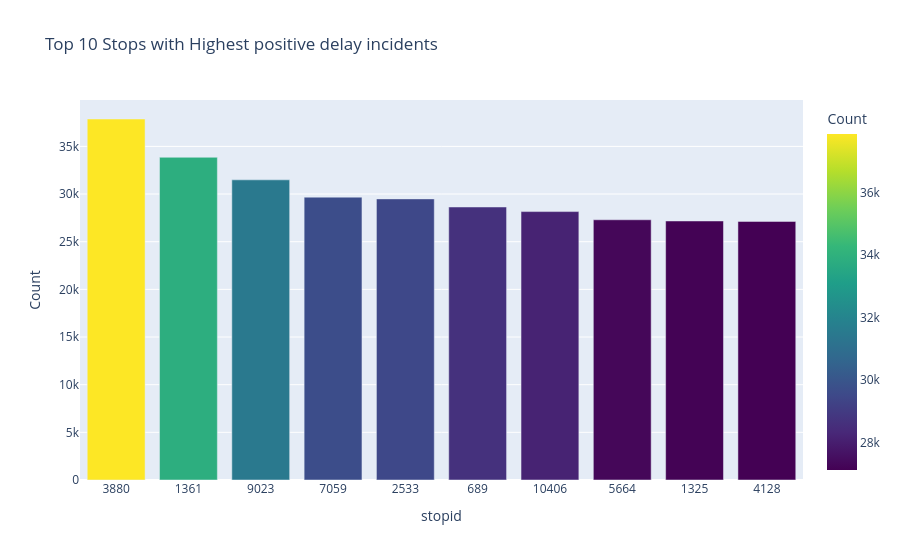

Source (notebook cell):
### Markdown cell above
### Top 10 stop id with highest delay

### Code cell
# get top stopid with highest positive delay incidents
stopid_counts = df_dropped[df_dropped['delay_seconds'] > 0].groupby('stopid').size().reset_index(name='Count')
stopid_counts = stopid_counts.sort_values('Count', ascending=False)
top_routes = stopid_counts.head(10)
top_routes.stopid = top_routes.stopid.astype(str)  # Convert stopid to string for better visualization

fig = px.bar(top_routes, x='stopid', y='Count', title='Top 10 Stops with Highest positive delay incidents',
             color='Count', color_continuous_scale='viridis')
fig.update_layout(xaxis_title='stopid', yaxis_title='Count')

fig.show()

### Figure 1 — Plotly figure (JSON) as saved in the notebook; plotly's stock layout.template omitted (floating-point values rounded to 4 significant figures)
{"data": [{"hovertemplate": "stopid=%{x}<br>Count=%{marker.color}<extra></extra>", "legendgroup": "", "marker": {"color": [37872, 33855, 31490, 29673, 29491, 28641, 28158, 27300, 27174, 27127], "coloraxis": "coloraxis", "pattern": {"shape": ""}}, "name": "", "orientation": "v", "showlegend": false, "textposition": "auto", "type": "bar", "x": ["3880", "1361", "9023", "7059", "2533", "689", "10406", "5664", "1325", "4128"], "xaxis": "x", "y": [37872, 33855, 31490, 29673, 29491, 28641, 28158, 27300, 27174, 27127], "yaxis": "y"}], "layout": {"barmode": "relative", "coloraxis": {"colorbar": {"title": {"text": "Count"}}, "colorscale": [[0, "#440154"], [0.1111, "#482878"], [0.2222, "#3e4989"], [0.3333, "#31688e"], [0.4444, "#26828e"], [0.5556, "#1f9e89"], [0.6667, "#35b779"], [0.7778, "#6ece58"], [0.8889, "#b5de2b"], [1, "#fde725"]]}, "legend": {"tracegroupgap": 0}, "title": {"text": "Top 10 Stops with Highest positive delay incidents"}, "xaxis": {"anchor": "y", "domain": [0, 1], "title": {"text": "stopid"}}, "yaxis": {"anchor": "x", "domain": [0, 1], "title": {"text": "Count"}}}}
